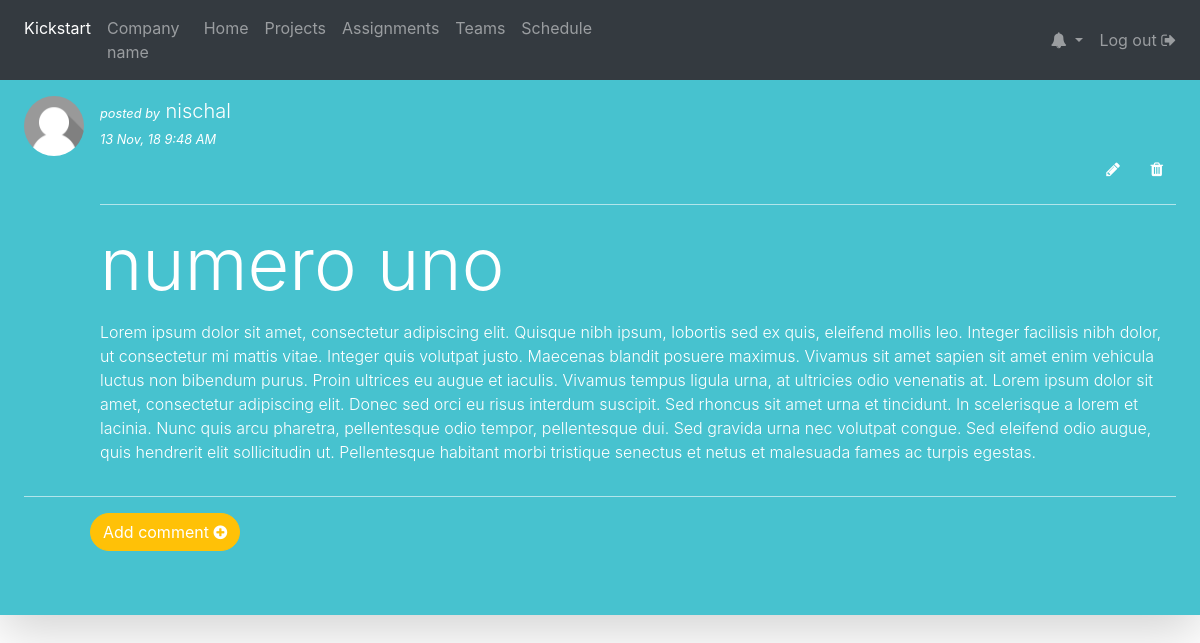
The page /blog/post/1/ on the database as committed earlier.
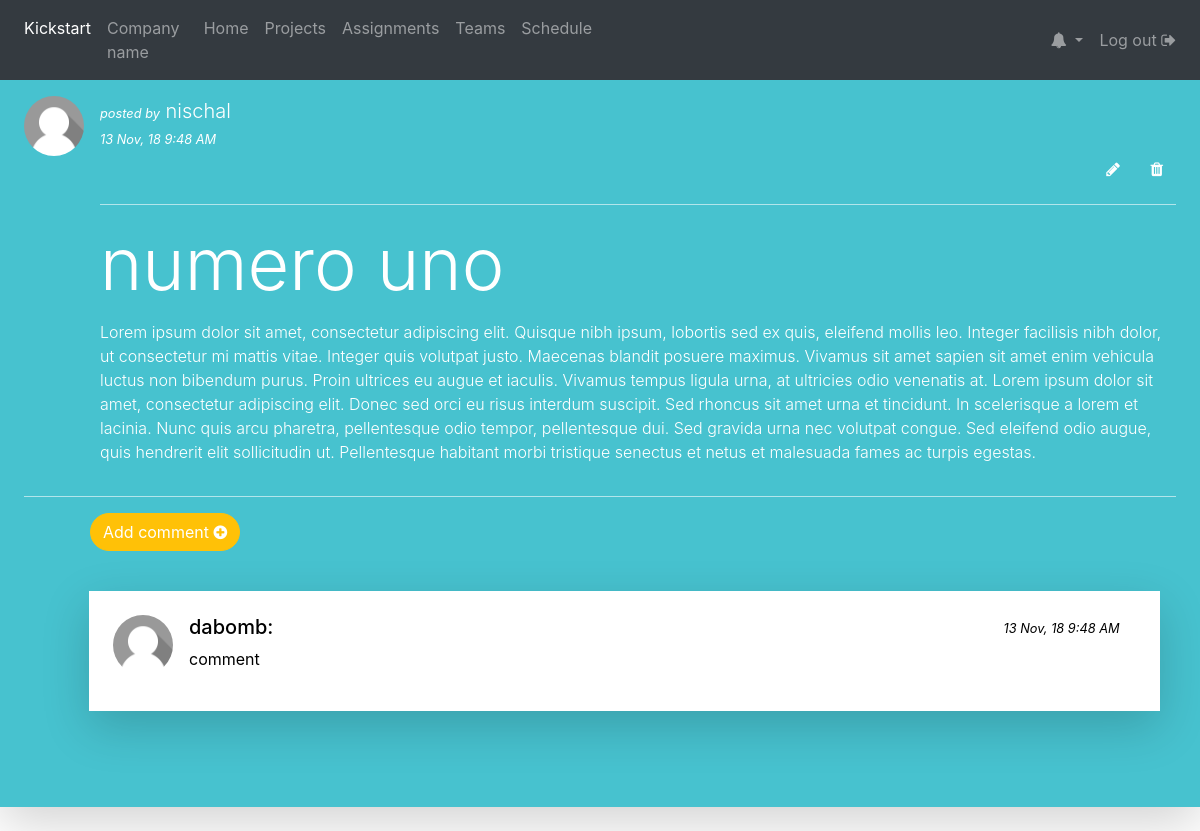
The same page on the database as committed later.
### blog/models.py (models this page shows, shortened)
class post(models.Model):
    title = models.CharField(max_length=200)
    content = models.TextField()
    timestamp = models.DateTimeField(auto_now_add=True)
    author = models.ForeignKey(User, on_delete=models.SET_NULL, null=True)

class comment(models.Model):
    post = models.ForeignKey(post, on_delete=models.CASCADE,default='')
    content = models.CharField(max_length=1000)
    timestamp = models.DateTimeField(auto_now_add=True)
    author = models.ForeignKey(User, on_delete=models.SET_NULL, null=True)

### blog/views.py (the view)
# urls.py: path('post/<int:pk>/', views.details, name='details'),
def details(request, pk):
    posts = get_object_or_404(post,id=pk)
    comments = comment.objects.filter(post=posts)
    posts_dict_details = {'posts':posts, 'allcomments': comments}
    return render(request, 'blog/details.html', posts_dict_details)

### templates/blog/details.html
{% extends 'blog/base.html' %}
{% load  staticfiles %}
{% block body %}
    <br><br><br>
    <div class="shadow-lg p-4 mb-4" style="padding: 30px;background-color: #47c2cf;color:white;">
        <div class="media">
            <img src="{% static 'images/default.png' %}" class="align-self-start mr-3 rounded-circle"
                 style="width:60px">
            <div class="media-body">
                <span class="font-italic"><small> posted by</small></span><span
                        class="lead"> {{ posts.author }} </span><br><span class="font-italic"><small>
                    {{ posts.timestamp|date:"d M, y  g:i A" }}</small></span>
                <p class="text-right">
                <a class="btn btn-default" href="{% url 'editpost' pk=posts.pk %}"><span
                        class="fa fa-pencil"></span></a>
                <a class="btn btn-default" href="{% url 'deletepost' pk=posts.pk %}"><span
                        class="fa fa-trash"></span></a>
                </p>
                <hr style="border-color: #ffffff94">
                <h1 class="display-3">{{ posts.title }}</h1>
                <p class="font-weight-light" style="padding-top: 5px;">{{ posts.content }}</p>
            </div>
        </div>
        <hr style="border-color: #ffffff94">
        <p class="text-left" style="margin-left: 66px;">
            <a href="{% url 'add-comment' pk=posts.pk %}" class="btn btn-warning" role="button"
               style="border-radius: 20px;color: white;">Add
                comment <span class="fa fa-plus-circle"></span></a>
        </p>
    <br>
        {% for comment in allcomments %}
            <div class="shadow-lg p-4 mb-4" style="background-color: white;color:black;width: 93%;margin-left: 65px;">
            <div class="media">
                 <img src="{% static 'images/default.png' %}" class="align-self-start mr-3 rounded-circle"
                         style="width:60px">
                <div class="media-body">
                <div class="row">
                    <div class="col-lg-10">
                        <h5>{{ comment.author }}:</h5>
                        <p class="font-weight-normal">{{ comment.content }}</p>
                    </div>
                    <div class="col-lg-2">
                        <span class="font-italic"><small>
                    {{ posts.timestamp|date:"d M, y  g:i A" }}</small></span>
                    </div>
                </div>
            </div>
            </div>
            </div>
            <br><br>
        {% endfor %}
    </div>
{% endblock %}

Rows that differ between the two databases and show on the page:
added comment: author "dabomb", content "comment", {{ posts.timestamp|date:"d M, y  g:i A" }} "13 Nov, 18 9:48 AM"
